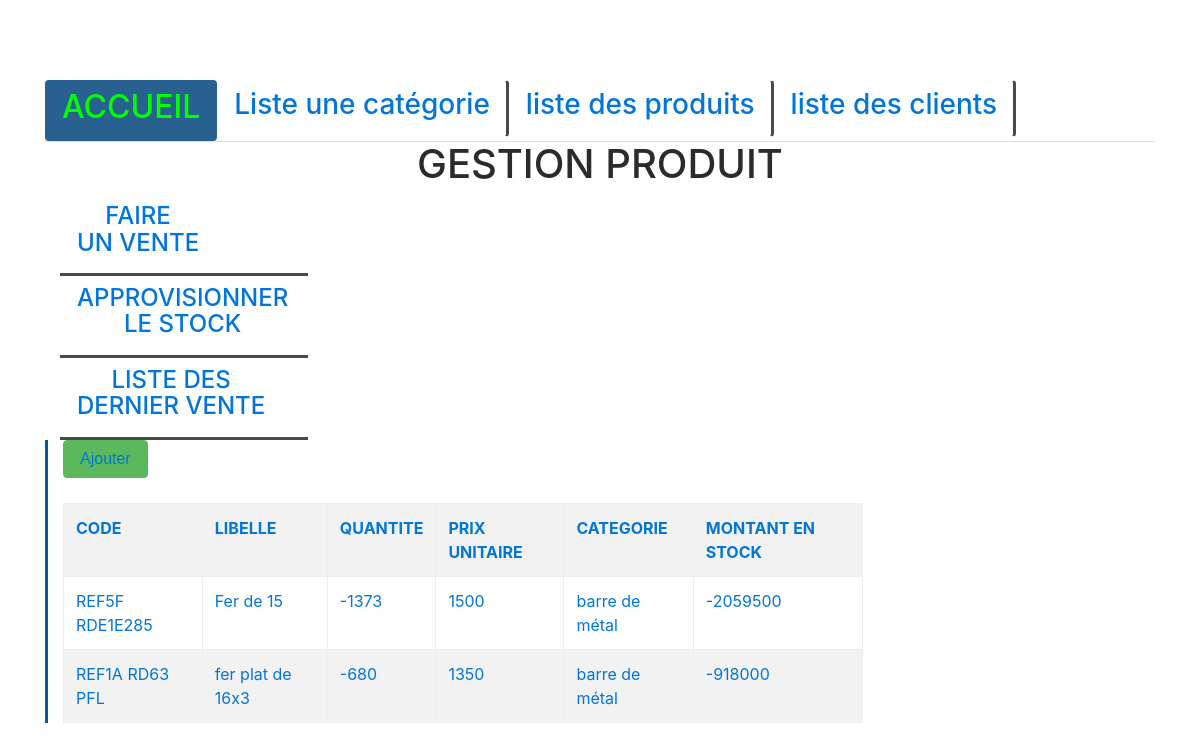
The page /?p=liste_produit on the database its author committed.
### tables this page shows
CREATE TABLE `produit` (
  `id` int(5) NOT NULL,
  `code` varchar(15) NOT NULL,
  `libelle` varchar(55) NOT NULL,
  `quantite` int(5) NOT NULL,
  `prix` int(5) NOT NULL,
  `categorie` int(5) NOT NULL
);

CREATE TABLE `categorie` (
  `id` int(5) NOT NULL,
  `libelle` varchar(50) NOT NULL
);

### model/produitModel.php (called while the page is built, shortened)
<?php
    function listeProduit()
    {
        $sql = "SELECT p.id, p.code, p.libelle, p.quantite, p.prix, c.id, c.libelle as categorie from produit p join categorie c on(p.categorie=c.id)";
        return requeteSQL($sql);
    }
?>

### model/db.php (called while the page is built, shortened)
<?php
    function connexion()
    {
        $host = "localhost";
        $user = "root";
        $password = "";
        $dbname = "gest_produit";
        return mysqli_connect($host, $user, $password, $dbname);
    }
    function requeteSQL($sql)
    {
        return mysqli_query(connexion(), $sql);
    }
?>

### view/produit/afficher.php (the view)
<?php
    require_once 'model/db.php';
    require_once 'model/produitModel.php';
    $list = listeProduit();
    $list_prod = mysqli_fetch_all($list);
?>
<button class="btn btn-success" type="button" style="margin-bottom: 25px;"><a href="?p=ajout_produit"><i class="glyphicon glyphicon-plus"></i>Ajouter</a></button>
<table class='table table-bordered table-striped'>
    <tr>
        <th class='text-primary'>CODE</th>
        <th class='text-primary'>LIBELLE</th>
        <th class='text-primary'>QUANTITE</th>
        <th class='text-primary'>PRIX UNITAIRE</th>
        <th class='text-primary'>CATEGORIE</th>
        <th class='text-primary'>MONTANT EN STOCK</th>
    </tr>
    <?php
    foreach ($list_prod as $item) {
        ?>
        <tr>
            <td class='text-primary'><?= $item[1]?></td>
            <td class='text-primary'><?= $item[2]?></td>
            <td class='text-primary'><?= $item[3]?></td>
            <td class='text-primary'><?= $item[4]?></td>
            <td class='text-primary'><?= $item[6]?></td>
            <td class='text-primary'><?= $item[3]*$item[4]?></td>
        </tr>
        <?php
    }
    ?>
</table>

### index.php (shortened to what this page needs)
<?php
$home = "index.php";
?>
<!doctype html>
<html lang="fr" xmlns="http://www.w3.org/1999/html">
<head>
    <link type="text/css" rel="stylesheet" href="assets/css/bootstrap.css">
    <link type="text/css" rel="stylesheet" href="assets/css/style.css">
</head>
<body>
    <div class="container" style="margin-top: 80px;
        margin-bottom: 100px;">
        <?php
            require_once 'view/menu.php';
        ?>
        <h1 class="text-center">GESTION PRODUIT</h1>
        <?php
            require_once 'view/sidebar.php';
        ?>
        <div class="col-md-9" STYLE="border-left: #025aa5 solid; ">
            <?php
            if(isset($_GET['p']))
            {
                switch ($_GET['p'])
                {
                    case "liste_produit":
                        require_once "view/produit/afficher.php";
                        break;
                }
            }else{
                require_once "view/vente/afficher.php";
            }
            ?>
        </div>
    </div>
</body>
</html>

### view/menu.php
<nav>
    <ul class="nav nav-tabs nav-justified navbar-fixed-top">
        <li>
            <a class="btn" style="color: lime; background-color: #286090;" href="<?= $home ?>">
                <h2>ACCUEIL</h2>
            </a>
        </li>
        <li>
            <a STYLE="border-right: #464a4c solid;" class="btn" href="?p=liste_categorie">
                <h3>Liste une catégorie</h3>
            </a>
        </li>
        <li>
            <a STYLE="border-right: #464a4c solid;" class="btn" href="?p=liste_produit">
                <h3>liste des produits</h3>
            </a>
        </li>
        <li>
            <a STYLE="border-right: #464a4c solid;" class="btn" href="?p=liste_client">
                <h3>liste des clients</h3>
            </a>
        </li>
    </ul>
</nav>

### view/sidebar.php
<div class="col-md-3">
    <ul class="nav flex-column">
        <li STYLE="border-bottom: #464a4c solid;">
            <a class="btn" href="?p=faire_vente">
                <h4>FAIRE <BR> UN VENTE</h4>
            </a>
        </li>
        <li STYLE="border-bottom: #464a4c solid;">
            <a class="btn" href="?p=approv_stock">
                <h4>APPROVISIONNER <BR> LE STOCK</h4>
            </a>
        </li>
        <li STYLE="border-bottom: #464a4c solid;">
            <a class="btn" href="?p=liste_vente">
                <h4>LISTE DES <BR> DERNIER VENTE</h4>
            </a>
        </li>
    </ul>
</div>

### rows shown on the page
produit: code "REF5F RDE1E285", libelle "Fer de 15", quantite "-1373", prix "1500", categorie.libelle "barre de métal", $item[3]*$item[4] "-2059500"
produit: code "REF1A RD63 PFL", libelle "fer plat de 16x3", quantite "-680", prix "1350", categorie.libelle "barre de métal", $item[3]*$item[4] "-918000"
